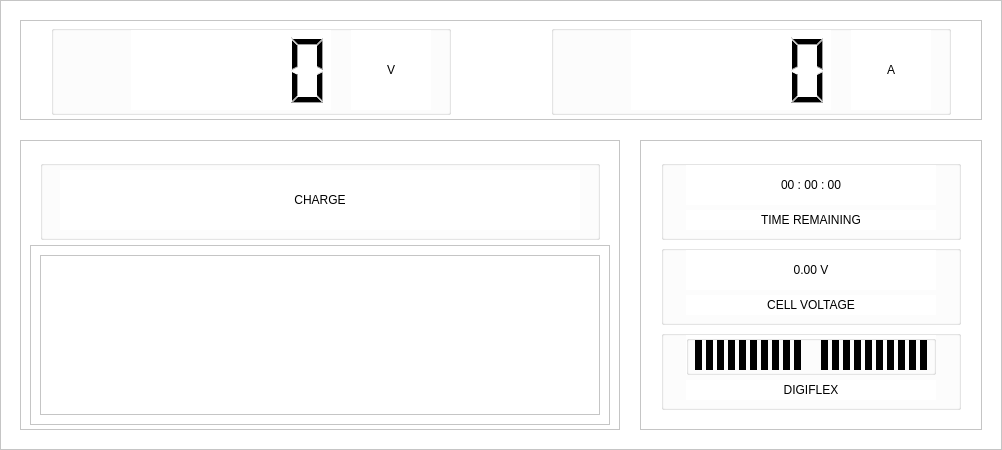
<?xml version="1.0" encoding="UTF-8"?>
<ui version="4.0">
 <class>charging_status_form</class>
 <widget class="QWidget" name="charging_status_form">
  <property name="geometry">
   <rect>
    <x>0</x>
    <y>0</y>
    <width>1002</width>
    <height>450</height>
   </rect>
  </property>
  <property name="windowTitle">
   <string>Form</string>
  </property>
  <widget class="QFrame" name="win_charging_status">
   <property name="geometry">
    <rect>
     <x>0</x>
     <y>0</y>
     <width>1002</width>
     <height>450</height>
    </rect>
   </property>
   <property name="styleSheet">
    <string notr="true">background-color: rgb(255, 255, 255);</string>
   </property>
   <property name="frameShape">
    <enum>QFrame::StyledPanel</enum>
   </property>
   <property name="frameShadow">
    <enum>QFrame::Raised</enum>
   </property>
   <widget class="QFrame" name="frame">
    <property name="geometry">
     <rect>
      <x>20</x>
      <y>20</y>
      <width>962</width>
      <height>100</height>
     </rect>
    </property>
    <property name="frameShape">
     <enum>QFrame::StyledPanel</enum>
    </property>
    <property name="frameShadow">
     <enum>QFrame::Raised</enum>
    </property>
    <widget class="QGroupBox" name="groupBox">
     <property name="geometry">
      <rect>
       <x>31</x>
       <y>5</y>
       <width>400</width>
       <height>90</height>
      </rect>
     </property>
     <property name="title">
      <string/>
     </property>
     <widget class="QLCDNumber" name="charge_voltage_display">
      <property name="geometry">
       <rect>
        <x>80</x>
        <y>5</y>
        <width>200</width>
        <height>80</height>
       </rect>
      </property>
      <property name="lineWidth">
       <number>0</number>
      </property>
     </widget>
     <widget class="QLabel" name="label">
      <property name="geometry">
       <rect>
        <x>300</x>
        <y>5</y>
        <width>80</width>
        <height>80</height>
       </rect>
      </property>
      <property name="styleSheet">
       <string notr="true">font: 75 36pt &quot;MS Shell Dlg 2&quot;;</string>
      </property>
      <property name="text">
       <string>V</string>
      </property>
      <property name="alignment">
       <set>Qt::AlignCenter</set>
      </property>
     </widget>
    </widget>
    <widget class="QGroupBox" name="groupBox_2">
     <property name="geometry">
      <rect>
       <x>531</x>
       <y>5</y>
       <width>400</width>
       <height>90</height>
      </rect>
     </property>
     <property name="title">
      <string/>
     </property>
     <widget class="QLCDNumber" name="charge_current_display">
      <property name="geometry">
       <rect>
        <x>80</x>
        <y>5</y>
        <width>200</width>
        <height>80</height>
       </rect>
      </property>
      <property name="frameShadow">
       <enum>QFrame::Plain</enum>
      </property>
      <property name="lineWidth">
       <number>0</number>
      </property>
     </widget>
     <widget class="QLabel" name="label_2">
      <property name="geometry">
       <rect>
        <x>300</x>
        <y>5</y>
        <width>80</width>
        <height>80</height>
       </rect>
      </property>
      <property name="styleSheet">
       <string notr="true">font: 75 36pt &quot;MS Shell Dlg 2&quot;;</string>
      </property>
      <property name="text">
       <string>A</string>
      </property>
      <property name="alignment">
       <set>Qt::AlignCenter</set>
      </property>
     </widget>
    </widget>
   </widget>
   <widget class="QFrame" name="frame_2">
    <property name="geometry">
     <rect>
      <x>640</x>
      <y>140</y>
      <width>342</width>
      <height>290</height>
     </rect>
    </property>
    <property name="frameShape">
     <enum>QFrame::StyledPanel</enum>
    </property>
    <property name="frameShadow">
     <enum>QFrame::Raised</enum>
    </property>
    <widget class="QGroupBox" name="groupBox_3">
     <property name="geometry">
      <rect>
       <x>21</x>
       <y>20</y>
       <width>300</width>
       <height>80</height>
      </rect>
     </property>
     <property name="title">
      <string/>
     </property>
     <widget class="QLabel" name="remaining_time">
      <property name="geometry">
       <rect>
        <x>25</x>
        <y>5</y>
        <width>250</width>
        <height>40</height>
       </rect>
      </property>
      <property name="text">
       <string>00 : 00 : 00</string>
      </property>
      <property name="alignment">
       <set>Qt::AlignCenter</set>
      </property>
     </widget>
     <widget class="QLabel" name="label_4">
      <property name="geometry">
       <rect>
        <x>25</x>
        <y>50</y>
        <width>250</width>
        <height>20</height>
       </rect>
      </property>
      <property name="text">
       <string>TIME REMAINING</string>
      </property>
      <property name="alignment">
       <set>Qt::AlignCenter</set>
      </property>
     </widget>
    </widget>
    <widget class="QGroupBox" name="groupBox_4">
     <property name="geometry">
      <rect>
       <x>21</x>
       <y>105</y>
       <width>300</width>
       <height>80</height>
      </rect>
     </property>
     <property name="title">
      <string/>
     </property>
     <widget class="QLabel" name="show_cell_voltage">
      <property name="geometry">
       <rect>
        <x>25</x>
        <y>5</y>
        <width>250</width>
        <height>40</height>
       </rect>
      </property>
      <property name="text">
       <string>0.00 V</string>
      </property>
      <property name="alignment">
       <set>Qt::AlignCenter</set>
      </property>
     </widget>
     <widget class="QLabel" name="label_6">
      <property name="geometry">
       <rect>
        <x>25</x>
        <y>50</y>
        <width>250</width>
        <height>20</height>
       </rect>
      </property>
      <property name="text">
       <string>CELL VOLTAGE</string>
      </property>
      <property name="alignment">
       <set>Qt::AlignCenter</set>
      </property>
     </widget>
    </widget>
    <widget class="QGroupBox" name="groupBox_5">
     <property name="geometry">
      <rect>
       <x>21</x>
       <y>190</y>
       <width>300</width>
       <height>80</height>
      </rect>
     </property>
     <property name="title">
      <string/>
     </property>
     <widget class="QLabel" name="label_7">
      <property name="geometry">
       <rect>
        <x>25</x>
        <y>50</y>
        <width>250</width>
        <height>20</height>
       </rect>
      </property>
      <property name="text">
       <string>DIGIFLEX</string>
      </property>
      <property name="alignment">
       <set>Qt::AlignCenter</set>
      </property>
     </widget>
     <widget class="QGroupBox" name="groupBox_6">
      <property name="geometry">
       <rect>
        <x>25</x>
        <y>5</y>
        <width>250</width>
        <height>40</height>
       </rect>
      </property>
      <property name="title">
       <string/>
      </property>
      <widget class="Line" name="digiflex_level_1">
       <property name="geometry">
        <rect>
         <x>9</x>
         <y>5</y>
         <width>7</width>
         <height>30</height>
        </rect>
       </property>
       <property name="frameShadow">
        <enum>QFrame::Plain</enum>
       </property>
       <property name="lineWidth">
        <number>7</number>
       </property>
       <property name="orientation">
        <enum>Qt::Vertical</enum>
       </property>
      </widget>
      <widget class="Line" name="digiflex_level_2">
       <property name="geometry">
        <rect>
         <x>20</x>
         <y>5</y>
         <width>7</width>
         <height>30</height>
        </rect>
       </property>
       <property name="frameShadow">
        <enum>QFrame::Plain</enum>
       </property>
       <property name="lineWidth">
        <number>7</number>
       </property>
       <property name="orientation">
        <enum>Qt::Vertical</enum>
       </property>
      </widget>
      <widget class="Line" name="digiflex_level_3">
       <property name="geometry">
        <rect>
         <x>31</x>
         <y>5</y>
         <width>7</width>
         <height>30</height>
        </rect>
       </property>
       <property name="frameShadow">
        <enum>QFrame::Plain</enum>
       </property>
       <property name="lineWidth">
        <number>7</number>
       </property>
       <property name="orientation">
        <enum>Qt::Vertical</enum>
       </property>
      </widget>
      <widget class="Line" name="digiflex_level_4">
       <property name="geometry">
        <rect>
         <x>42</x>
         <y>5</y>
         <width>7</width>
         <height>30</height>
        </rect>
       </property>
       <property name="frameShadow">
        <enum>QFrame::Plain</enum>
       </property>
       <property name="lineWidth">
        <number>7</number>
       </property>
       <property name="orientation">
        <enum>Qt::Vertical</enum>
       </property>
      </widget>
      <widget class="Line" name="digiflex_level_5">
       <property name="geometry">
        <rect>
         <x>53</x>
         <y>5</y>
         <width>7</width>
         <height>30</height>
        </rect>
       </property>
       <property name="frameShadow">
        <enum>QFrame::Plain</enum>
       </property>
       <property name="lineWidth">
        <number>7</number>
       </property>
       <property name="orientation">
        <enum>Qt::Vertical</enum>
       </property>
      </widget>
      <widget class="Line" name="digiflex_level_6">
       <property name="geometry">
        <rect>
         <x>64</x>
         <y>5</y>
         <width>7</width>
         <height>30</height>
        </rect>
       </property>
       <property name="frameShadow">
        <enum>QFrame::Plain</enum>
       </property>
       <property name="lineWidth">
        <number>7</number>
       </property>
       <property name="orientation">
        <enum>Qt::Vertical</enum>
       </property>
      </widget>
      <widget class="Line" name="digiflex_level_7">
       <property name="geometry">
        <rect>
         <x>75</x>
         <y>5</y>
         <width>7</width>
         <height>30</height>
        </rect>
       </property>
       <property name="frameShadow">
        <enum>QFrame::Plain</enum>
       </property>
       <property name="lineWidth">
        <number>7</number>
       </property>
       <property name="orientation">
        <enum>Qt::Vertical</enum>
       </property>
      </widget>
      <widget class="Line" name="digiflex_level_8">
       <property name="geometry">
        <rect>
         <x>86</x>
         <y>5</y>
         <width>7</width>
         <height>30</height>
        </rect>
       </property>
       <property name="frameShadow">
        <enum>QFrame::Plain</enum>
       </property>
       <property name="lineWidth">
        <number>7</number>
       </property>
       <property name="orientation">
        <enum>Qt::Vertical</enum>
       </property>
      </widget>
      <widget class="Line" name="digiflex_level_9">
       <property name="geometry">
        <rect>
         <x>97</x>
         <y>5</y>
         <width>7</width>
         <height>30</height>
        </rect>
       </property>
       <property name="frameShadow">
        <enum>QFrame::Plain</enum>
       </property>
       <property name="lineWidth">
        <number>7</number>
       </property>
       <property name="orientation">
        <enum>Qt::Vertical</enum>
       </property>
      </widget>
      <widget class="Line" name="digiflex_level_11">
       <property name="geometry">
        <rect>
         <x>135</x>
         <y>5</y>
         <width>7</width>
         <height>30</height>
        </rect>
       </property>
       <property name="frameShadow">
        <enum>QFrame::Plain</enum>
       </property>
       <property name="lineWidth">
        <number>7</number>
       </property>
       <property name="orientation">
        <enum>Qt::Vertical</enum>
       </property>
      </widget>
      <widget class="Line" name="digiflex_level_14">
       <property name="geometry">
        <rect>
         <x>168</x>
         <y>5</y>
         <width>7</width>
         <height>30</height>
        </rect>
       </property>
       <property name="frameShadow">
        <enum>QFrame::Plain</enum>
       </property>
       <property name="lineWidth">
        <number>7</number>
       </property>
       <property name="orientation">
        <enum>Qt::Vertical</enum>
       </property>
      </widget>
      <widget class="Line" name="digiflex_level_13">
       <property name="geometry">
        <rect>
         <x>157</x>
         <y>5</y>
         <width>7</width>
         <height>30</height>
        </rect>
       </property>
       <property name="frameShadow">
        <enum>QFrame::Plain</enum>
       </property>
       <property name="lineWidth">
        <number>7</number>
       </property>
       <property name="orientation">
        <enum>Qt::Vertical</enum>
       </property>
      </widget>
      <widget class="Line" name="digiflex_level_15">
       <property name="geometry">
        <rect>
         <x>179</x>
         <y>5</y>
         <width>7</width>
         <height>30</height>
        </rect>
       </property>
       <property name="frameShadow">
        <enum>QFrame::Plain</enum>
       </property>
       <property name="lineWidth">
        <number>7</number>
       </property>
       <property name="orientation">
        <enum>Qt::Vertical</enum>
       </property>
      </widget>
      <widget class="Line" name="digiflex_level_18">
       <property name="geometry">
        <rect>
         <x>212</x>
         <y>5</y>
         <width>7</width>
         <height>30</height>
        </rect>
       </property>
       <property name="frameShadow">
        <enum>QFrame::Plain</enum>
       </property>
       <property name="lineWidth">
        <number>7</number>
       </property>
       <property name="orientation">
        <enum>Qt::Vertical</enum>
       </property>
      </widget>
      <widget class="Line" name="digiflex_level_16">
       <property name="geometry">
        <rect>
         <x>190</x>
         <y>5</y>
         <width>7</width>
         <height>30</height>
        </rect>
       </property>
       <property name="frameShadow">
        <enum>QFrame::Plain</enum>
       </property>
       <property name="lineWidth">
        <number>7</number>
       </property>
       <property name="orientation">
        <enum>Qt::Vertical</enum>
       </property>
      </widget>
      <widget class="Line" name="digiflex_level_10">
       <property name="geometry">
        <rect>
         <x>108</x>
         <y>5</y>
         <width>7</width>
         <height>30</height>
        </rect>
       </property>
       <property name="frameShadow">
        <enum>QFrame::Plain</enum>
       </property>
       <property name="lineWidth">
        <number>7</number>
       </property>
       <property name="orientation">
        <enum>Qt::Vertical</enum>
       </property>
      </widget>
      <widget class="Line" name="digiflex_level_17">
       <property name="geometry">
        <rect>
         <x>201</x>
         <y>5</y>
         <width>7</width>
         <height>30</height>
        </rect>
       </property>
       <property name="frameShadow">
        <enum>QFrame::Plain</enum>
       </property>
       <property name="lineWidth">
        <number>7</number>
       </property>
       <property name="orientation">
        <enum>Qt::Vertical</enum>
       </property>
      </widget>
      <widget class="Line" name="digiflex_level_20">
       <property name="geometry">
        <rect>
         <x>234</x>
         <y>5</y>
         <width>7</width>
         <height>30</height>
        </rect>
       </property>
       <property name="frameShadow">
        <enum>QFrame::Plain</enum>
       </property>
       <property name="lineWidth">
        <number>7</number>
       </property>
       <property name="orientation">
        <enum>Qt::Vertical</enum>
       </property>
      </widget>
      <widget class="Line" name="digiflex_level_12">
       <property name="geometry">
        <rect>
         <x>146</x>
         <y>5</y>
         <width>7</width>
         <height>30</height>
        </rect>
       </property>
       <property name="frameShadow">
        <enum>QFrame::Plain</enum>
       </property>
       <property name="lineWidth">
        <number>7</number>
       </property>
       <property name="orientation">
        <enum>Qt::Vertical</enum>
       </property>
      </widget>
      <widget class="Line" name="digiflex_level_19">
       <property name="geometry">
        <rect>
         <x>223</x>
         <y>5</y>
         <width>7</width>
         <height>30</height>
        </rect>
       </property>
       <property name="frameShadow">
        <enum>QFrame::Plain</enum>
       </property>
       <property name="lineWidth">
        <number>7</number>
       </property>
       <property name="orientation">
        <enum>Qt::Vertical</enum>
       </property>
      </widget>
     </widget>
    </widget>
   </widget>
   <widget class="QFrame" name="frame_3">
    <property name="geometry">
     <rect>
      <x>20</x>
      <y>140</y>
      <width>600</width>
      <height>290</height>
     </rect>
    </property>
    <property name="frameShape">
     <enum>QFrame::StyledPanel</enum>
    </property>
    <property name="frameShadow">
     <enum>QFrame::Raised</enum>
    </property>
    <widget class="QFrame" name="frame_5">
     <property name="geometry">
      <rect>
       <x>10</x>
       <y>105</y>
       <width>580</width>
       <height>180</height>
      </rect>
     </property>
     <property name="frameShape">
      <enum>QFrame::StyledPanel</enum>
     </property>
     <property name="frameShadow">
      <enum>QFrame::Raised</enum>
     </property>
     <widget class="QTableView" name="show_charge_info">
      <property name="geometry">
       <rect>
        <x>10</x>
        <y>10</y>
        <width>560</width>
        <height>160</height>
       </rect>
      </property>
     </widget>
    </widget>
    <widget class="QGroupBox" name="groupBox_7">
     <property name="geometry">
      <rect>
       <x>20</x>
       <y>20</y>
       <width>560</width>
       <height>80</height>
      </rect>
     </property>
     <property name="title">
      <string/>
     </property>
     <widget class="QLabel" name="view_charge_type">
      <property name="geometry">
       <rect>
        <x>20</x>
        <y>10</y>
        <width>520</width>
        <height>60</height>
       </rect>
      </property>
      <property name="styleSheet">
       <string notr="true">font: 75 36pt &quot;MS Shell Dlg 2&quot;;</string>
      </property>
      <property name="text">
       <string>CHARGE</string>
      </property>
      <property name="alignment">
       <set>Qt::AlignCenter</set>
      </property>
     </widget>
    </widget>
   </widget>
  </widget>
 </widget>
 <resources/>
 <connections/>
</ui>
